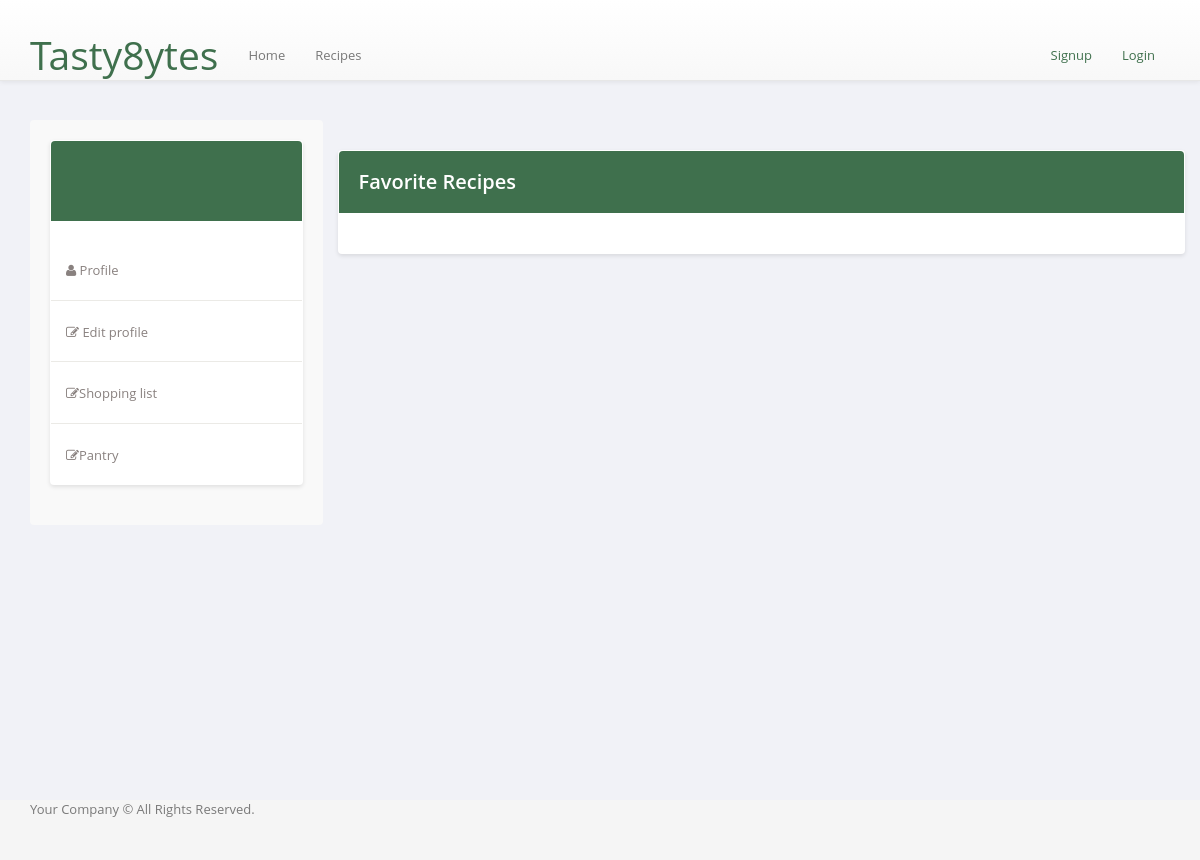
/userprofile/7, run on an earlier commit of the app's database.
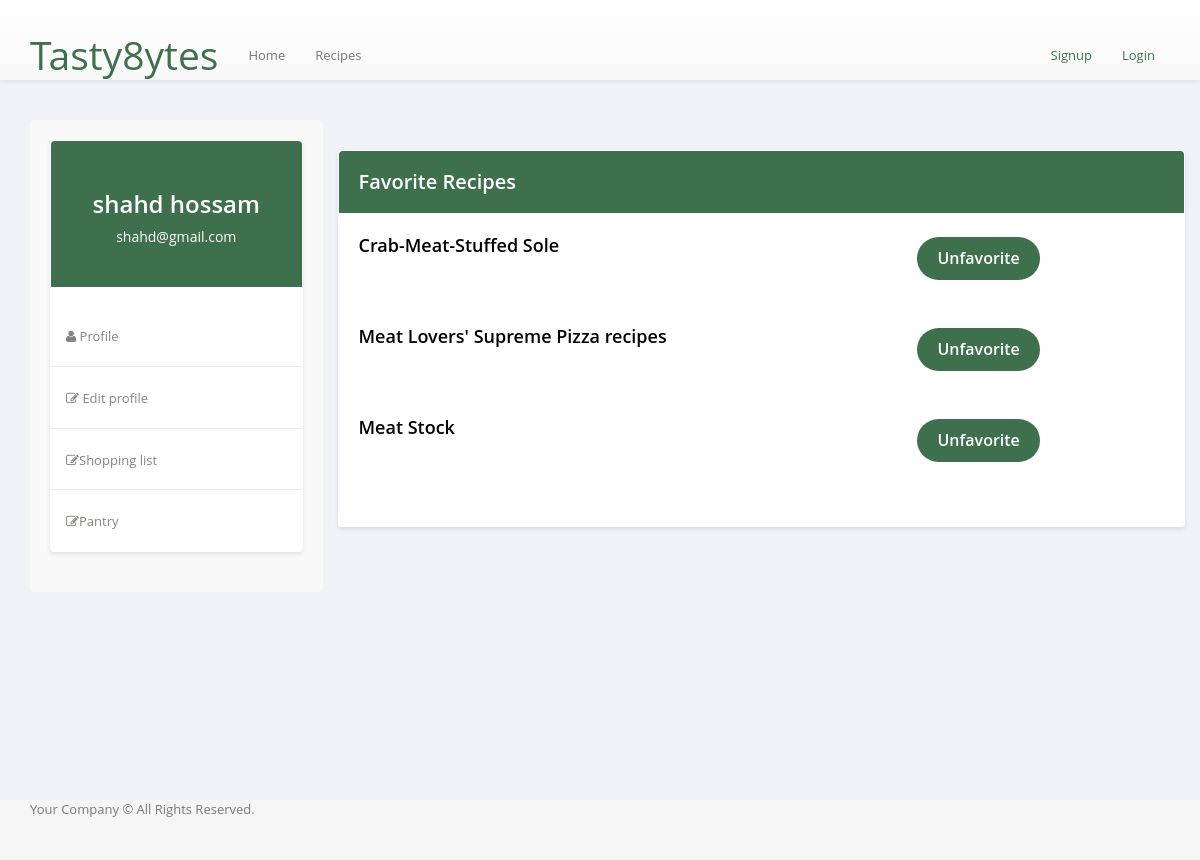
And on a later commit of the database.
### backend/complete/models.py (models this page shows)
class User(db.Model, UserMixin):
    id = db.Column(db.Integer, primary_key=True)
    email = db.Column(db.String(150), unique=True)
    password = db.Column(db.String(150))
    first_name = db.Column(db.String(150))
    last_name = db.Column(db.String(150))
    isChef = db.Column(db.String, default='off')

### backend/complete/views.py (the view)
@views.route('/userprofile/<userid>')
def userprofile(userid):
    object = user_database("instance\MainDB.db")
    favorite_recipe_instance = favorite_recipe("instance\MainDB.db")
    userinfo= object.get_user(int(userid))
    favorite_recipes = favorite_recipe_instance.display_favorite_recipe(userid)
    return render_template('pages/userprofile.html', item=userinfo, favorite_recipes=favorite_recipes)

### controllers/database.py (called while the page is built)
    def l_tuple_to_list(self,tuplee):                       #function to change a list of tuples to a normal list
        listt =[]
        for item in tuplee:
            for itemm in item:
                listt.append(itemm)        # all the ingredients are now in a normal list
        return listt

    def establish_connection(self):
        self.connection = sqlite3.connect(self.database_name, timeout = 5000)

    def cursor(self):
        return self.connection.cursor()

    def get_user(self, user_id):
        query = f'Select * from User where id = {user_id}'
        cursor=self.cursor().execute(query)
        data=cursor.fetchall()
        data=self.l_tuple_to_list(data)
        return data

    def display_favorite_recipe(self, id_user):
        query = 'select distinct Recipe_name from Favorite where id = ?'
        data = self.cursor().execute(query, (id_user,))
        list_recipes = []
        for recipe in data.fetchall():
            list_recipes.append(recipe[0])
        return list_recipes

### backend/complete/templates/pages/userprofile.html (shortened to what this page needs)
{% extends 'layouts/main.html' %}
{% block content %}
<div class="container">
  <div class="row">
    <div class="profile-nav col-md-3">
      <div class="panel">
        <div class="user-heading round">
          <h1>{{item[3]}} {{item[4]}}</h1>
          <p>{{item[1]}}</p>
        </div>
        <ul class="nav nav-pills nav-stacked">
          <li><a href="{{ url_for('views.userprofile',userid=current_user.id) }}"> <i class="fa fa-user"></i> Profile</a></li>
          <li><a href="{{ url_for('views.useredit', userid=current_user.id) }}"> <i class="fa fa-edit"></i> Edit profile</a></li>
          <li><a href="{{ url_for('views.shoppinglist', userid=current_user.id) }}"> <i class="fa fa-edit"></i>Shopping list</a></li>
          <li><a href="{{ url_for('views.viewpantry', userid=current_user.id) }}"> <i class="fa fa-edit"></i>Pantry</a></li>
        </ul>
      </div>
    </div>
    <div class="profile-info col-md-9">
      <div class="panel">
        <div class="bio-graph-heading">
          <h2>Favorite Recipes</h2>
        </div>
        <div class="panel-body bio-graph-info">
          {% for recipe in favorite_recipes %}
          <form method="POST" action="{{ url_for('views.remove_favorite', recipe_name=recipe, userid=current_user.id) }}">
            <div class="row">
              <div class="col-md-8 bio-row">
                <p class="recipe-name">{{ recipe }}</p>
              </div>
              <div class="col-md-4 bio-row">
                <button class="GreenButton" type="submit">Unfavorite</button>
              </div>
            </div>
          </form>
        {% endfor %}
        </div>
      </div>
    </div>
  </div>
</div>
{% endblock %}

### backend/complete/templates/layouts/main.html (shortened to what this page needs)
<!doctype html>
<head>
<link type="text/css" rel="stylesheet" href="/static/css/font-awesome-4.1.0.min.css" />
<link type="text/css" rel="stylesheet" href="/static/css/bootstrap-3.1.1.min.css">
<link type="text/css" rel="stylesheet" href="/static/css/bootstrap-theme-3.1.1.min.css" />
<link type="text/css" rel="stylesheet" href="/static/css/layout.main.css" />
<link type="text/css" rel="stylesheet" href="/static/css/main.css" />
<link type="text/css" rel="stylesheet" href="/static/css/main.responsive.css" />
<link type="text/css" rel="stylesheet" href="/static/css/main.quickfix.css" />
</head>
<body>
  <div id="wrap" style="color: black;">
    <div class="navbar navbar-default navbar-fixed-top" >
      <div class="container">
        <div class="navbar-header">
          <a class="navbar-brand" href="/" style="color: #3F704D; font-size: 300%;">Tasty8ytes</a>
        </div>
        <div class="collapse navbar-collapse">
          <ul class="nav navbar-nav">
            <li {% if request.endpoint == 'views.home' %} class="active" {% endif %}><a href="{{ url_for('views.home') }}">Home</a></li>
            <li {% if request.endpoint == 'views.about' %} class="active" {% endif %}><a href="{{ url_for('views.about') }}">Recipes</a></li>
          </ul>
            <ul class="nav navbar-nav pull-right">
          {% if current_user.is_authenticated %}
            <li><a href="{{ url_for('auth.logout') }}" style="color: #3F704D;">Logout</a></li>
            <li><a href="{{ url_for('views.userprofile',userid=current_user.id) }}" style="color: #3F704D;">Profile</a></li>
          {% else %}
            <li><a href="{{ url_for('auth.signup') }}" style="color: #3F704D;">Signup</a></li>
            <li><a href="{{ url_for('auth.login') }}" style="color: #3F704D;">Login</a></li>
          {%endif%}
          </ul>
        </div>
      </div>
    </div>
    <main id="content" role="main" class="container">
      {% block content %}{% endblock %}
    </main>
  </div>
  <div id="footer">
    <div class="container">
      <p>Your Company &copy; All Rights Reserved.</p>
    </div>
  </div>
</body>
</html>

### backend/complete/static/css/layout.main.css (style rules this page uses)
html, body { height: 100%; }
#wrap { min-height: 100%; height: auto !important; height: 100%; margin: 0 auto -60px; padding: 0 0 60px; }
#footer { height: 60px; background-color: #f5f5f5; }
#wrap > .container { padding: 60px 15px 0; }
#footer > .container { padding-left: 15px; padding-right: 15px; }

### backend/complete/static/css/main.css (style rules this page uses)
a { cursor: pointer; }
.GreenButton { background-color: #3F704D; color: white; border: none; padding: 10px 20px; text-align: center; text-decoration: none; display: inline-block; font-size: 16px; margin: 4px 2px; cursor: pointer; border-radius: 97px; }
.row:after { content: ""; display: table; clear: both; }
body { color: #797979; background: #f1f2f7; font-family: 'Open Sans', sans-serif; padding: 0px !important; margin: 0px !important; font-size: 13px; text-rendering: optimizeLegibility; -webkit-font-smoothing: antialiased; -moz-font-smoothing: antialiased; }
.container { margin-top: 30px; }
.profile-nav { background-color: #f9f9f9; padding: 20px; border-radius: 4px; }
.panel { border-radius: 4px; box-shadow: 0 2px 4px rgba(0, 0, 0, 0.1); background-color: #ffffff; }
.user-heading { background-color: #3F704D; color: #ffffff; padding: 30px; text-align: center; border-radius: 4px 4px 0 0; }
.user-heading h1 { font-size: 24px; font-weight: 600; margin-bottom: 5px; }
.user-heading p { font-size: 14px; margin-top: 10px; }
.profile-nav ul { margin-top: 20px; padding-left: 0; }
.profile-nav ul > li { list-style: none; padding: 10px 0; border-bottom: 1px solid #ebeae6; }
.profile-nav ul > li:last-child { border-bottom: none; }
.profile-nav ul > li > a { color: #89817f; font-weight: 500; transition: all 0.3s ease; }
.profile-info { margin-top: 30px; }
.bio-graph-heading { background-color: #3F704D; color: #ffffff; padding: 20px; border-radius: 4px 4px 0 0; }
.bio-graph-heading h2 { font-size: 20px; font-weight: 600; margin: 0; }
.panel-body { padding: 20px; }
.bio-row { margin-bottom: 20px; }
.bio-row p { margin: 0; }
button { border: none; border-radius: 4px; padding: 8px 16px; cursor: pointer; font-weight: 600; transition: background-color 0.3s ease; }
.recipe-name { font-size: 18px; font-weight: 600; }
.row { margin-bottom: 20px; }

What changed in the data, as far as the page shows it:
added User: first_name "shahd", last_name "hossam", email "shahd@gmail.com"
Also different on the page:
new list line: "Crab-Meat-Stuffed Sole Unfavorite"
new list line: "Meat Lovers' Supreme Pizza recipes Unfavorite"
new list line: "Meat Stock Unfavorite"
